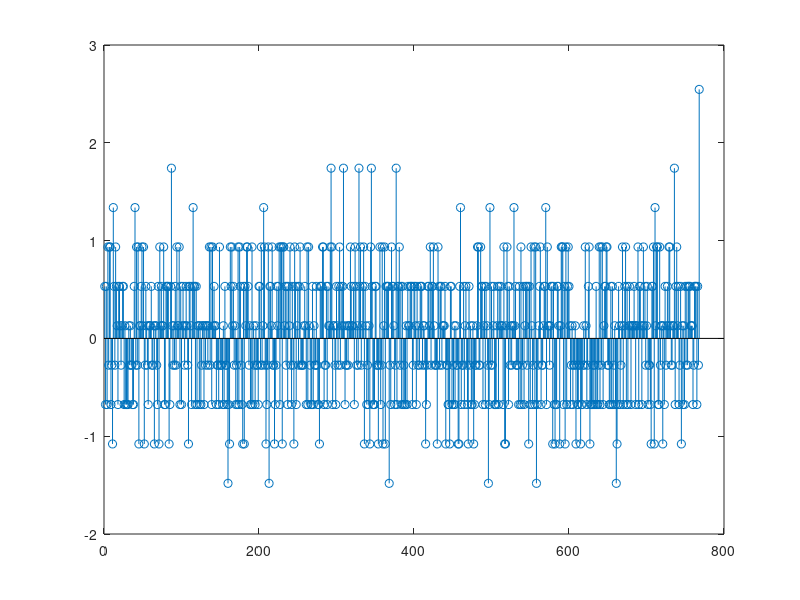

The MATLAB script that drew this image: (Note: this script raises an error after producing the figure.)
fs = 16000;
T = 1/fs;

M = csvread('dataTest.csv');
figure(3)
stem(M(:,2))
M(:,1) = M(:,1)/max(M(:,1));
M(:,2) = M(:,2)/max(M(:,2));
M(:,3) = M(:,3)/max(M(:,3));
M(:,4) = M(:,4)/max(M(:,4));


channelA_FFT=fft(M(:,1));
channelB_FFT = fft(M(:,2));
channelC_FFT = fft(M(:,3));
channelD_FFT = fft(M(:,4));

phaseDiff_A_B = phase(channelA_FFT)-phase(channelB_FFT);
phaseDiff_A_C = phase(channelA_FFT)-phase(channelC_FFT);
phaseDiff_A_D = phase(channelA_FFT)-phase(channelD_FFT);

figure(1)
subplot(2,1,2)
stem(phase(channelA_FFT))
ylabel('phase')
subplot(2,1,1)
stem(abs(channelA_FFT))
ylabel('mag')

figure(2)
subplot(2,1,2)
stem(phase(channelB_FFT))
ylabel('phase')
subplot(2,1,1)
stem(abs(channelB_FFT))
ylabel('mag')


timeDelay = 343.*phaseDiff_A_B(30:40).*T./(2*pi)

angles =  abs(acos(timeDelay/.045))*180/pi


L = (timeDelay.^2 - timeDelay + .045^2)./(timeDelay.*(-1))
